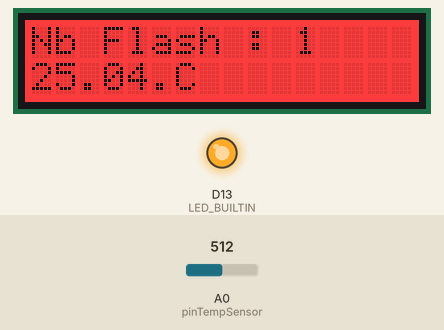
This sketch was run on a simulated Arduino Zero (SAMD21). Parts: 16×2 character LCD, output pins drawn as LEDs (lit = HIGH). Inputs (shaded band) come from the test bench; at power-on: A0 (pinTempSensor) = 512. What the sketch prints to the serial monitor is not drawn.

Above: at 1.2 s.
1.3 s: A0 (pinTempSensor) set to 340
At 1.8 s:
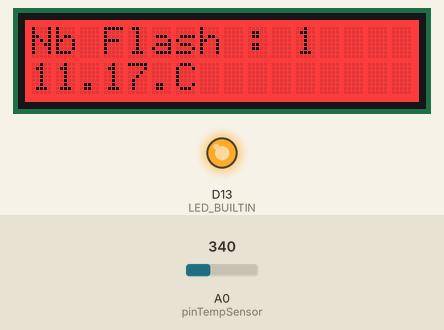
2.8 s: A0 (pinTempSensor) set to 308
At 4.0 s:
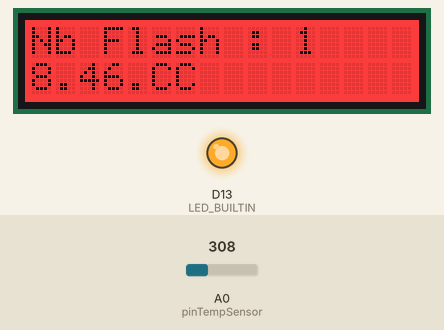
4.3 s: A0 (pinTempSensor) set to 227
At 5.0 s:
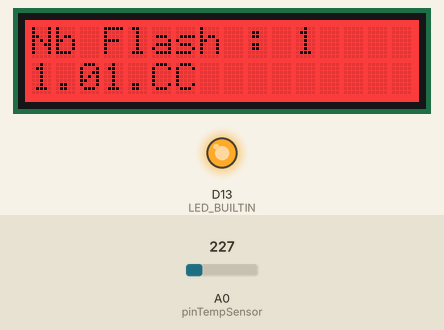
5.8 s: A0 (pinTempSensor) set to 202
At 31.0 s:
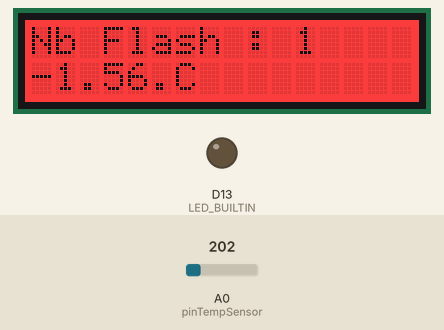
Timing chart, 0 to 31.5 s (numbered marks = the images above; inputs shaded):
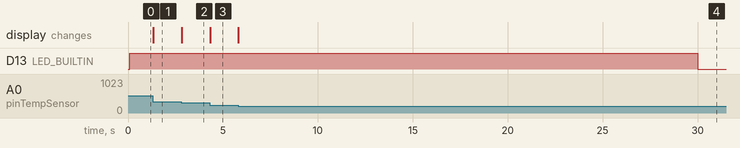

The sketch:

sketch_oct05a.ino
```cpp
#include <Wire.h>
#include "rgb_lcd.h"
const int B = 4275;
const int R0 = 100000; //100K
const int pinTempSensor = A0;  //port capteur température
#include <math.h>

#if defined(ARDUINO_ARCH_AVR)
#define debug  Serial
#elif defined(ARDUINO_ARCH_SAMD) ||  defined(ARDUINO_ARCH_SAM)
#define debug  SerialUSB
#else
#define debug  Serial
#endif
rgb_lcd lcd;


#include <Wire.h> //bibliothéque LCD

const int colorR = 255;
const int colorG = 0;
const int colorB = 0;


int nbFlash = 1;
int nbFlashTotal = 720;
int state = HIGH;
unsigned long switchTime;
unsigned long tempsAllume = 30000;
unsigned long tempsEteint = 570000;

void setup() {
   Serial.begin(9600);
  // initialize digital pin LED_BUILTIN as an output.
  pinMode(LED_BUILTIN, OUTPUT);

 lcd.begin(16, 2);

   lcd.setRGB(colorR, colorG, colorB);


    // Print a message to the LCD.
    //lcd.print("hello, world!");

    switchTime = tempsAllume;
}

// the loop function runs over and over again forever
void loop() {

   // set the cursor to column 0, line 1
    // (note: line 1 is the second row, since counting begins with 0):
     int valeur = analogRead(A0);
    lcd.setCursor(0, 0);
    // print the number of seconds since reset:
    String affichage = "Nb Flash : " + String(nbFlash);
    lcd.print(affichage);

   lcd.setCursor(0, 1);
 int a = analogRead(pinTempSensor);
    float R = 1023.0/a-1.0;
    R = R0*R;
    float temperature = 1.0/(log(R/R0)/B+1/298.15)-273.15; // conversion de la température avec datasheet
    Serial.print("temperature en = °");
    lcd.setCursor(0,0); //écran lcd ligne haut

    lcd.setCursor(0,1);//écran lcd ligne bas
    lcd.print(temperature);
    lcd.print(".C");//affichage de signe degrès


  unsigned long ellapsedTime = millis();

  if(ellapsedTime >= switchTime)
  {
    if(state == HIGH)
    {
      switchTime += tempsEteint;
      state = LOW;
    }
    else
    {
      switchTime += tempsAllume;
      state = HIGH;
      nbFlash++;

    }


  }


  digitalWrite(LED_BUILTIN, state);   // turn the LED on (HIGH is the voltage level)                      // wait for a second
}
```

Measured:
- the behaviour switches between 327 and 326 on A0 (pinTempSensor) (found by bisection; images 1 and 2)
- the behaviour switches between 217 and 216 on A0 (pinTempSensor) (found by bisection; images 3 and 4)
- after the input at 1.3 s, the display: changes at once (image 1)
- after the input at 2.8 s, the display: changes at once (image 2)
- after the input at 4.3 s, the display: changes at once (image 3)
- after the input at 5.8 s, the display: changes at once (image 4)
